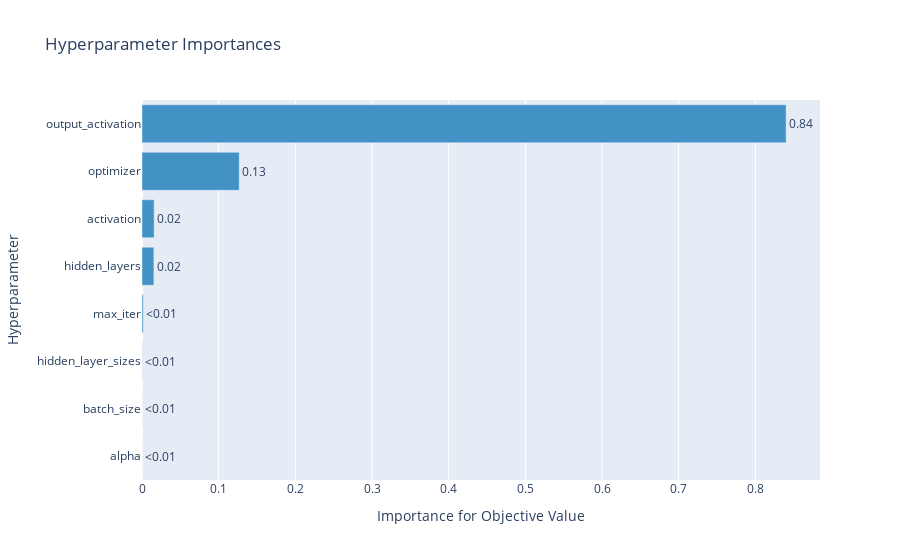

This figure's notebook cell:
### Code cell
optuna.visualization.plot_param_importances(study_3)

### Figure 1 — Plotly figure (JSON) as saved in the notebook; plotly's stock layout.template omitted (floating-point values rounded to 4 significant figures)
{"data": [{"cliponaxis": false, "hovertemplate": ["alpha (CategoricalDistribution): 0.0<extra></extra>", "batch_size (CategoricalDistribution): 6.380297502636397e-05<extra></extra>", "hidden_layer_sizes (CategoricalDistribution): 0.00023786717711181402<extra></extra>", "max_iter (CategoricalDistribution): 0.0015783767201865977<extra></extra>", "hidden_layers (IntDistribution): 0.015464674050101757<extra></extra>", "activation (CategoricalDistribution): 0.01580513339241417<extra></extra>", "optimizer (CategoricalDistribution): 0.1267604151040151<extra></extra>", "output_activation (CategoricalDistribution): 0.8400897305811442<extra></extra>"], "marker": {"color": "rgb(66,146,198)"}, "orientation": "h", "text": ["<0.01", "<0.01", "<0.01", "<0.01", "0.02", "0.02", "0.13", "0.84"], "textposition": "outside", "type": "bar", "x": [0, 6.38e-05, 0.0002379, 0.001578, 0.01546, 0.01581, 0.1268, 0.8401], "y": ["alpha", "batch_size", "hidden_layer_sizes", "max_iter", "hidden_layers", "activation", "optimizer", "output_activation"]}], "layout": {"showlegend": false, "title": {"text": "Hyperparameter Importances"}, "xaxis": {"title": {"text": "Importance for Objective Value"}}, "yaxis": {"title": {"text": "Hyperparameter"}}}}
